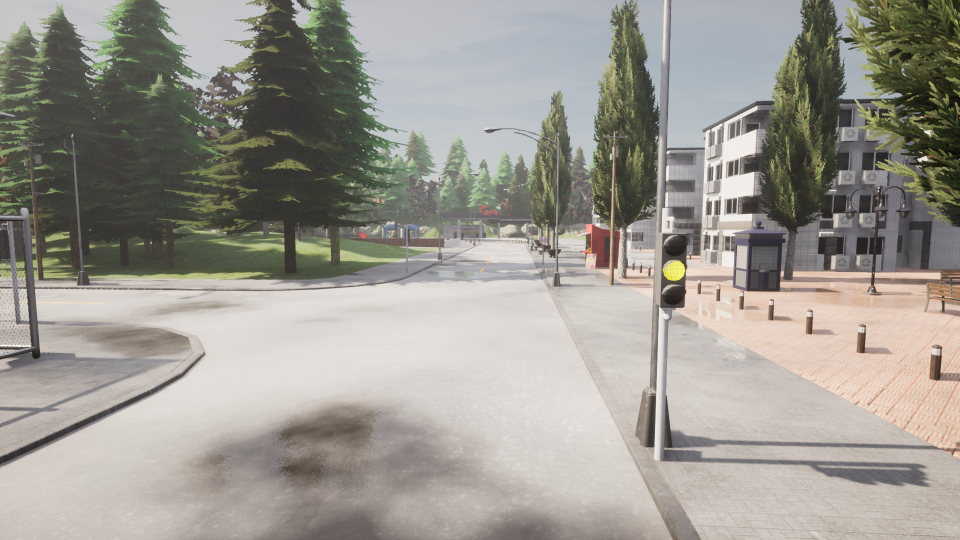
#> input picture high_quality_images/Yellow/HighresScreenshot00000.png, 1920 x 1080 px, found by its file name (shown at 1/2 size); its folder holds 4 pictures in this run
$ python reseize_collected_image.py   (older library calls are emulated)
#> lines starting #> are read from the running program, lines starting #| are printed output that depends on the picture
from PIL import Image
import os

def resize_and_save_images(source_folder, target_folder, output_size=(800, 600)):
    # Kaynak klasördeki tüm dosyaları listele
#> called with target_folder = 'C:\\Yolov9_Train\\resized_images', output_size = (800, 600)
    files = os.listdir(source_folder)

    # Her bir dosya için
    for file in files:
        # Dosyanın tam yolunu oluştur
        source_file_path = os.path.join(source_folder, file)

        # Hedef dosya yolu
        target_file_path = os.path.join(target_folder, file)

        # Dosyanın resim olup olmadığını kontrol et
        if source_file_path.lower().endswith(('.png', '.jpg', '.jpeg')):
            try:
                # Resmi aç
                with Image.open(source_file_path) as img:
                    # Resmi yeniden boyutlandır
#> img is the input picture: PIL image 1920x1080 RGBA; mean R, G, B, A 156, 152.6, 145, 255
                    resized_img = img.resize(output_size, Image.ANTIALIAS)
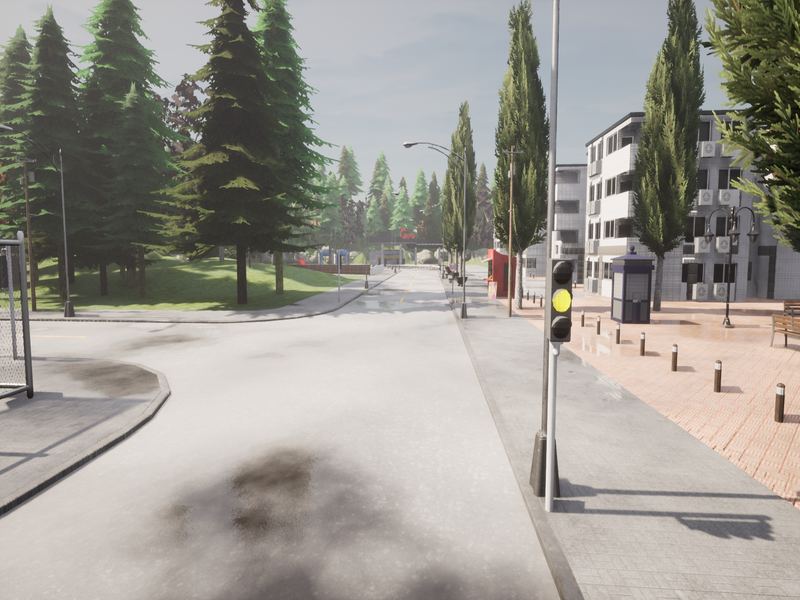
#> resized_img: PIL image 800x600 RGBA; mean R, G, B, A 156, 152.6, 145, 255

                    # Resmi yeni klasöre kaydet
                    resized_img.save(target_file_path)
                    print(f"Resized {file} saved successfully in {target_folder}.")
            except Exception as e:
                print(f"Error resizing {file}: {e}")
#> pass 2 of the loop in resize_and_save_images, `for file in files:`:
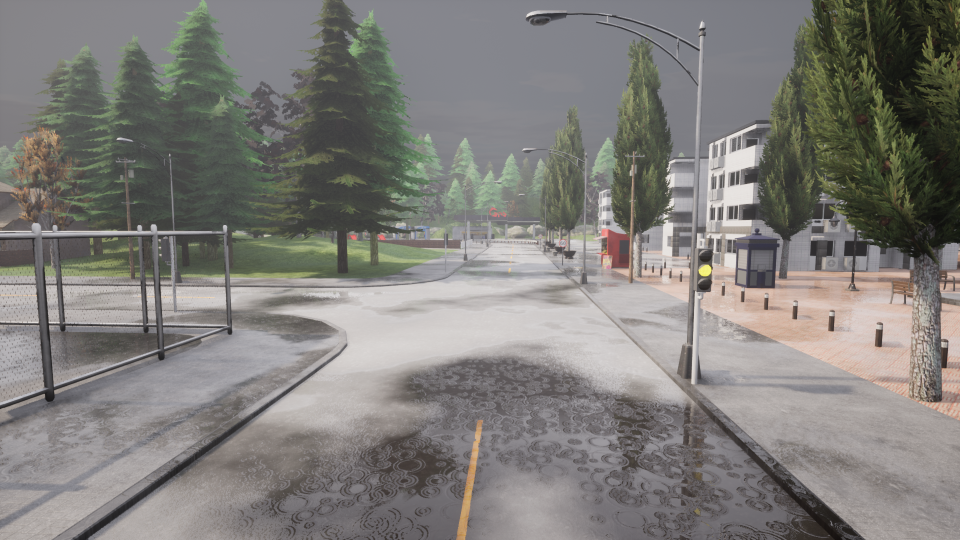
#> input picture high_quality_images/Yellow/HighresScreenshot00001.png, 1920 x 1080 px, found by its file name (shown at 1/2 size)
#> in resize_and_save_images, img is the input picture: PIL image 1920x1080 RGBA; mean R, G, B, A 127.6, 125.6, 122, 255
#> in resize_and_save_images, `resized_img = img.resize(output_size, Image.ANTIALIAS)`:
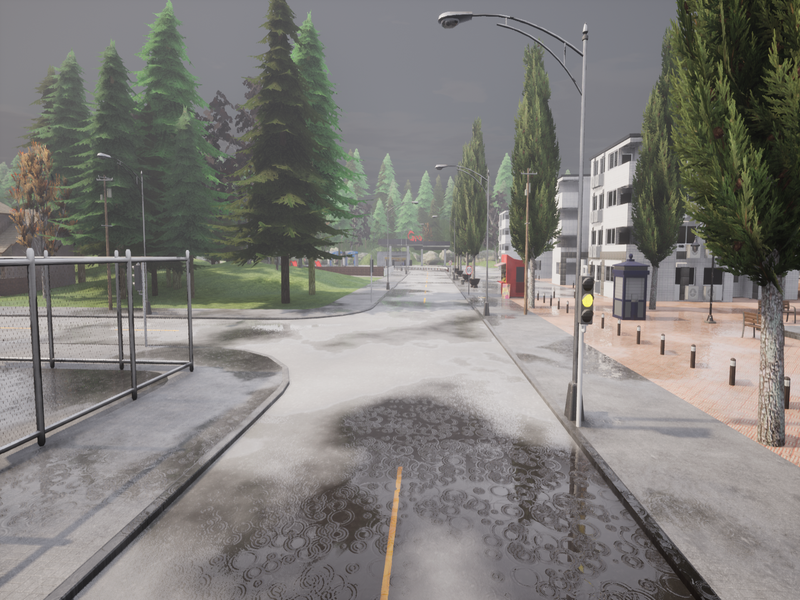
#> resized_img: PIL image 800x600 RGBA; mean R, G, B, A 127.6, 125.6, 122, 255
#> pass 3 of the loop in resize_and_save_images, `for file in files:`:
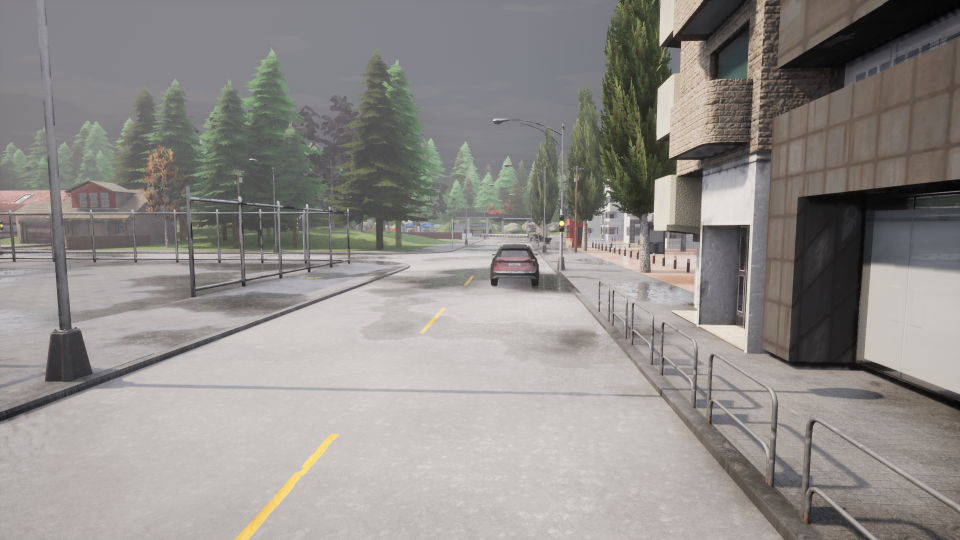
#> input picture high_quality_images/Yellow/HighresScreenshot00003.png, 1920 x 1080 px, found by its file name (shown at 1/2 size)
#> in resize_and_save_images, img is the input picture: PIL image 1920x1080 RGBA; mean R, G, B, A 143.9, 140.4, 137.1, 255
#> in resize_and_save_images, `resized_img = img.resize(output_size, Image.ANTIALIAS)`:
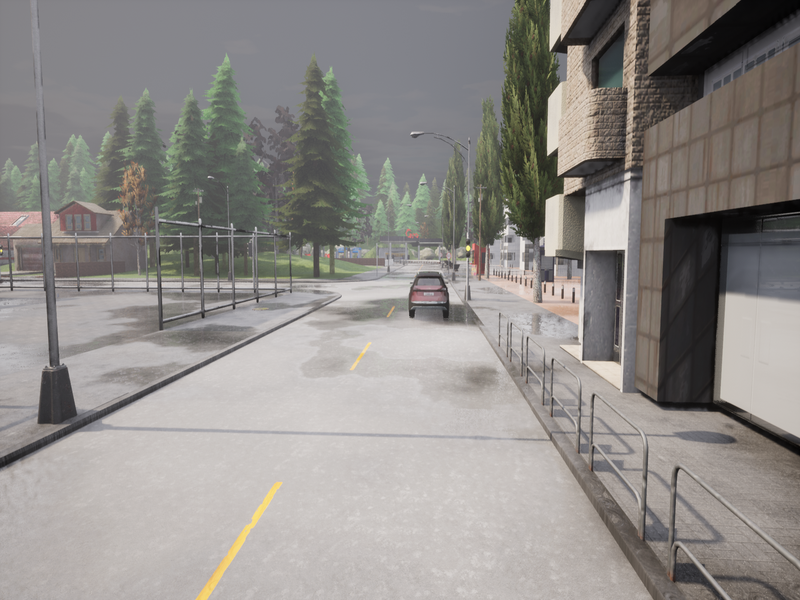
#> resized_img: PIL image 800x600 RGBA; mean R, G, B, A 143.9, 140.4, 137.1, 255
#> the loop made 4 passes; the first 3 are shown

# Fonksiyonu kullanarak bir klasördeki resimleri yeniden boyutlandır ve yeni bir klasöre kaydet
source_folder = r'C:\Yolov9_Train\high_quality_images\Yellow'
target_folder = r'C:\Yolov9_Train\resized_images'
resize_and_save_images(source_folder, target_folder)
